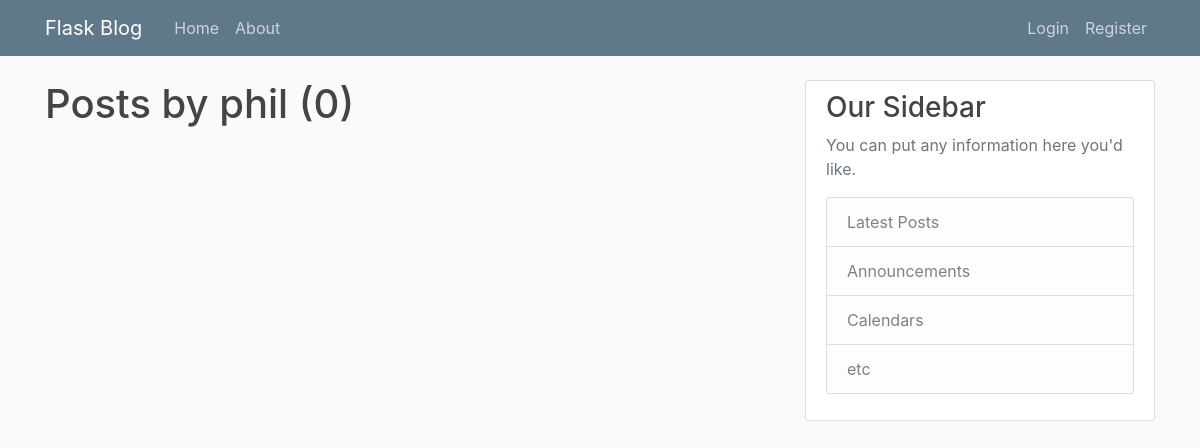
The app's page /user/phil, older data.
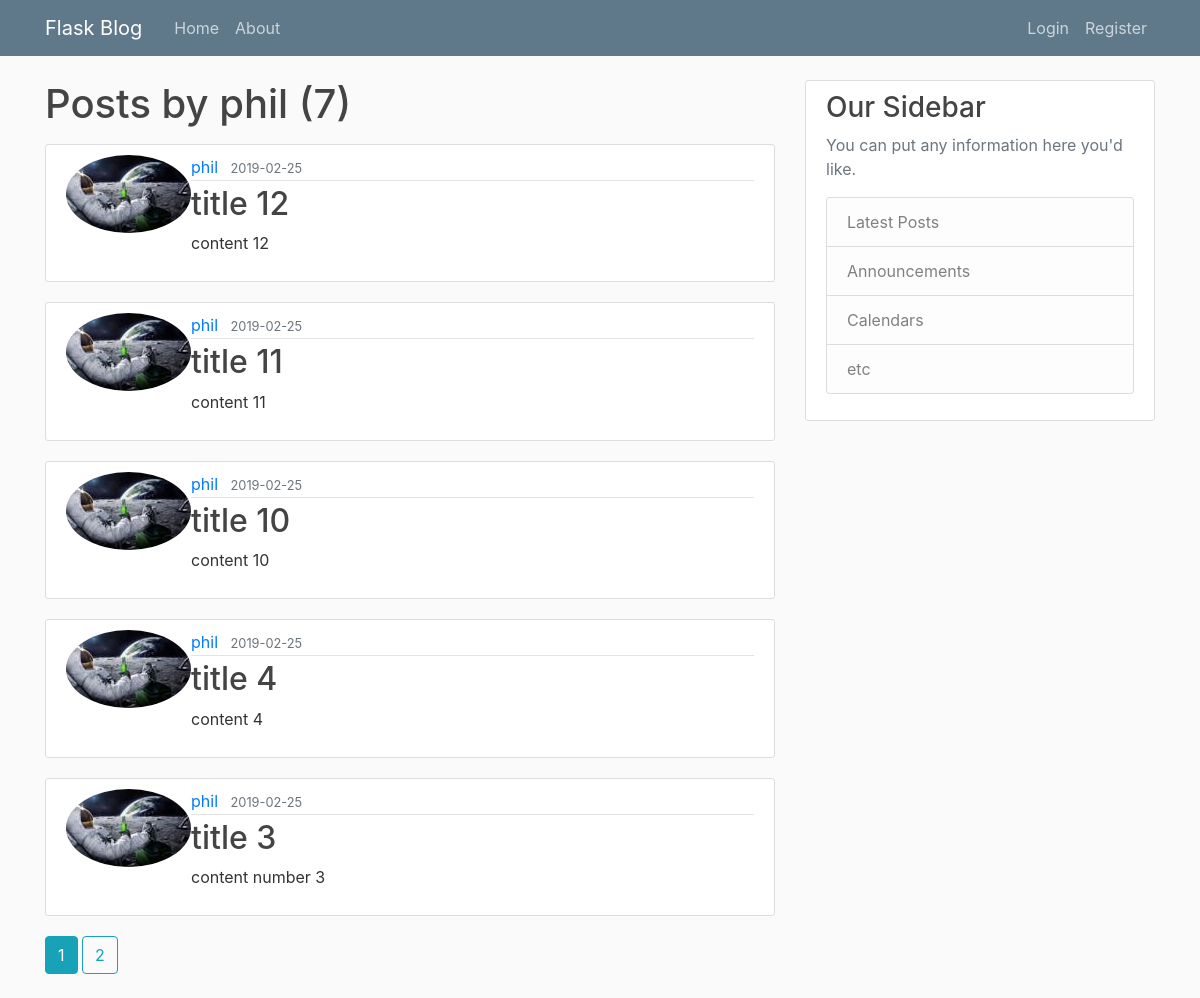
The same page, newer data.
### blog/models.py (models this page shows, shortened)
class Post(db.Model):
    id = db.Column(db.Integer, primary_key=True)
    title = db.Column(db.String(100), nullable=False)
    date_posted = db.Column(db.DateTime, nullable=False, default=datetime.utcnow )
    content = db.Column(db.Text, nullable=False)
    user_id = db.Column(db.Integer, db.ForeignKey('user.id'), nullable=False)

class User(db.Model, UserMixin):
    id = db.Column(db.Integer, primary_key=True)
    username = db.Column(db.String(20), unique=True, nullable=False)
    email = db.Column(db.String(120), unique=True, nullable=False)
    image_file = db.Column(db.String(20), nullable=False, default='default.jpg')
    password = db.Column(db.String(60), nullable=False)
    posts = db.relationship('Post', backref='author', lazy=True)

### blog/users/routes.py (the view)
@users.route("/user/<string:username>")
def user_posts(username):
    page = request.args.get('page', 1, type=int)
    user = User.query.filter_by(username=username).first_or_404()
    posts = Post.query.filter_by(author=user)\
            .order_by(Post.date_posted.desc())\
            .paginate(page=page, per_page=5)
    return  render_template('user_posts.html', posts=posts, user=user)

### blog/templates/user_posts.html (shortened to what this page needs)
{% extends "layout.html" %}
{% block content %}
<h1 class='mb-3'>Posts by {{ user.username  }} ({{ posts.total }})</h1>
    {% for post in posts.items  %}
        <article class="media content-section">
          <img class='rounded-circle article-image' src="{{ url_for('static', filename='profile_pics/' + post.author.image_file)}}">
          <div class="media-body">
            <div class="article-metadata">
              <a class="mr-2" href="{{ url_for('users.user_posts', username=post.author.username)  }}">{{ post.author.username }}</a>
              <small class="text-muted">{{ post.date_posted.strftime('%Y-%m-%d') }}</small>
            </div>
            <h2><a class="article-title" href="{{ url_for('posts.post', post_id=post.id)  }}">{{ post.title }}</a></h2>
            <p class="article-content">{{ post.content }}</p>
          </div>
        </article>
    {% endfor %}
    {% for page_num in posts.iter_pages(left_edge=1, right_edge=1, left_current=1, right_current=2) %}
      {% if page_num %}
        {% if posts.page == page_num %}
          <a class="btn btn-info mb-4" href="{{ url_for('users.user_posts' , username=user.username, page=page_num) }}">{{ page_num }}</a>
        {% else %}
          <a class="btn btn-outline-info mb-4" href="{{ url_for('users.user_posts', username=user.username, page=page_num) }}">{{ page_num }}</a>
        {% endif %}
      {% endif %}
    {% endfor %}
{% endblock content %}

Row changes from the older to the newer data that the page shows:
added Post: image_file (picture), author.username "phil", date_posted "2019-02-25", title "title 12", content "content 12"
added Post: image_file (picture), author.username "phil", date_posted "2019-02-25", title "title 11", content "content 11"
added Post: image_file (picture), author.username "phil", date_posted "2019-02-25", title "title 10", content "content 10"
added Post: image_file (picture), author.username "phil", date_posted "2019-02-25", title "title 4", content "content 4"
added Post: image_file (picture), author.username "phil", date_posted "2019-02-25", title "title 3", content "content number 3"
Text that changed along with them:
{{ posts.total }}: "0" → "7"
new list line: "1"
new list line: "2"
